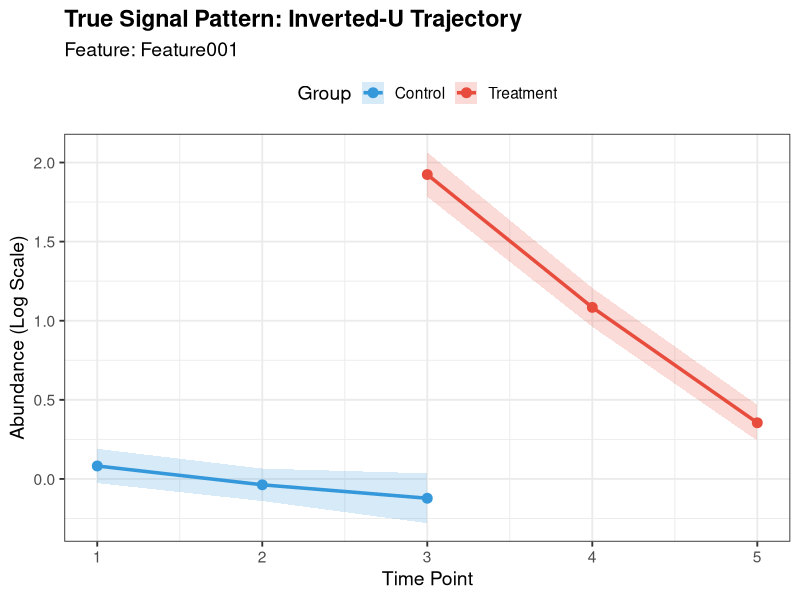
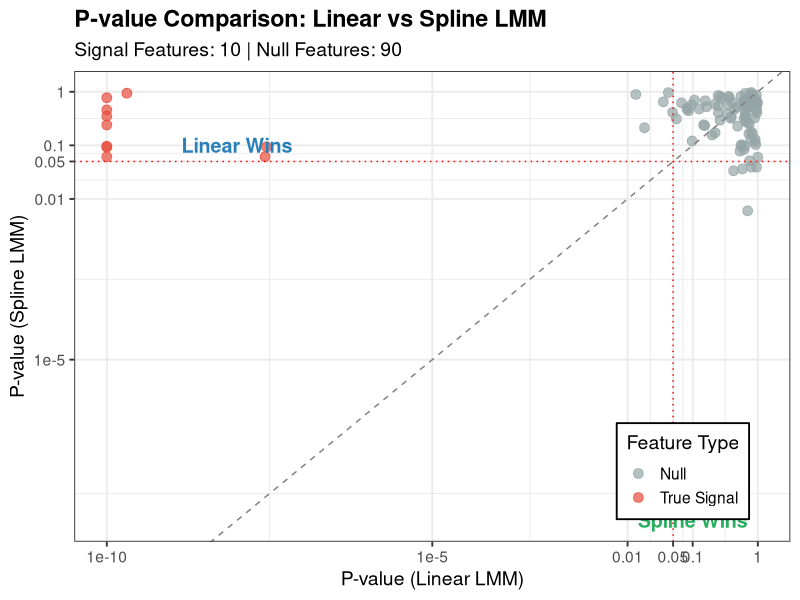
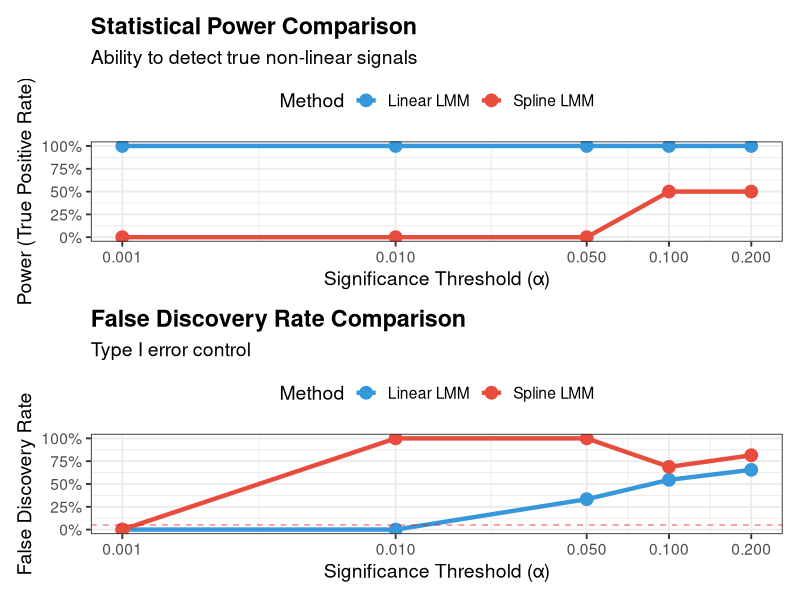

Write R code to recreate these figures, in order.
#!/usr/bin/env Rscript
#' ==============================================================================
#' Pilot Experiment 1: Trajectory Spline Model Validation
#' ==============================================================================
#'
#' Objective: Prove that spline-based trajectory modeling can detect non-linear
#'            temporal patterns that linear models miss.
#'
#' Design:
#' - Simulate microbiome data with an "inverted-U" signal (spike at middle timepoints)
#' - Compare Method A (Linear LMM) vs Method B (Spline LMM)
#' - Measure power (true positive rate) and FDR control
#'
#' Author: Chen Yang (cafferychen777)
#' Date: 2025-12-24
#' ==============================================================================

# Load required packages
suppressPackageStartupMessages({
  library(lme4)
  library(lmerTest)
  library(splines)
  library(ggplot2)
  library(dplyr)
  library(tidyr)
  library(patchwork)
})

set.seed(42)

# ==============================================================================
# 1. Simulation Parameters
# ==============================================================================

n_subjects_per_group <- 50  # Subjects per group
n_timepoints <- 5           # Time points per subject
n_features <- 100           # Total number of features (taxa)
n_signal_features <- 10     # Features with true signals

# Signal parameters
signal_strength <- 2.0      # Effect size for the inverted-U pattern
noise_sd <- 1.0            # Residual standard deviation

cat("=== Pilot Experiment 1: Trajectory Spline Validation ===\n\n")
cat("Simulation Parameters:\n")
cat("  - Subjects per group:", n_subjects_per_group, "\n")
cat("  - Time points:", n_timepoints, "\n")
cat("  - Total features:", n_features, "\n")
cat("  - Signal features:", n_signal_features, "\n")
cat("  - Signal strength:", signal_strength, "\n\n")

# ==============================================================================
# 2. Data Simulation
# ==============================================================================

simulate_trajectory_data <- function() {

  # Create subject IDs
  n_total <- n_subjects_per_group * 2
  subject_ids <- paste0("S", sprintf("%03d", 1:n_total))

  # Assign groups
  groups <- rep(c("Control", "Treatment"), each = n_subjects_per_group)

  # Expand to all time points
  data_frame <- expand.grid(
    SubjectID = subject_ids,
    Time = 1:n_timepoints
  ) %>%
    mutate(
      Group = rep(groups, each = n_timepoints)
    ) %>%
    arrange(SubjectID, Time)

  # Initialize feature matrix
  n_obs <- nrow(data_frame)
  feature_matrix <- matrix(NA, nrow = n_obs, ncol = n_features)
  colnames(feature_matrix) <- paste0("Feature", sprintf("%03d", 1:n_features))

  # Simulate features
  for (i in 1:n_features) {

    # Random intercepts per subject
    subject_effects <- rnorm(n_total, mean = 0, sd = 0.5)
    subject_effect_vec <- rep(subject_effects, each = n_timepoints)

    # Base abundance (random)
    base_abundance <- rnorm(n_obs, mean = 0, sd = noise_sd)

    # Add signal to first n_signal_features
    if (i <= n_signal_features) {
      # Inverted-U pattern: peaks at Time = 3 (middle)
      # Formula: signal_strength * exp(-(Time - 3)^2 / 2)
      time_vec <- data_frame$Time
      group_vec <- data_frame$Group

      # Only Treatment group has the signal
      signal <- ifelse(
        group_vec == "Treatment",
        signal_strength * exp(-(time_vec - 3)^2 / 2),
        0
      )

      feature_matrix[, i] <- base_abundance + subject_effect_vec + signal

    } else {
      # Null features (no signal)
      feature_matrix[, i] <- base_abundance + subject_effect_vec
    }
  }

  # Combine into data frame
  result <- cbind(data_frame, as.data.frame(feature_matrix))

  return(result)
}

cat("Generating simulated data...\n")
sim_data <- simulate_trajectory_data()
cat("  Data dimensions:", nrow(sim_data), "observations x",
    (ncol(sim_data) - 3), "features\n\n")

# ==============================================================================
# 3. Visualize True Signal Pattern
# ==============================================================================

# Extract data for one signal feature
example_feature <- "Feature001"
plot_data <- sim_data %>%
  select(SubjectID, Time, Group, all_of(example_feature)) %>%
  group_by(Group, Time) %>%
  summarise(
    Mean = mean(!!sym(example_feature)),
    SE = sd(!!sym(example_feature)) / sqrt(n()),
    .groups = "drop"
  )

p_signal <- ggplot(plot_data, aes(x = Time, y = Mean, color = Group, fill = Group)) +
  geom_line(size = 1.2) +
  geom_point(size = 3) +
  geom_ribbon(aes(ymin = Mean - SE, ymax = Mean + SE), alpha = 0.2, color = NA) +
  scale_color_manual(values = c("Control" = "#3498db", "Treatment" = "#e74c3c")) +
  scale_fill_manual(values = c("Control" = "#3498db", "Treatment" = "#e74c3c")) +
  labs(
    title = "True Signal Pattern: Inverted-U Trajectory",
    subtitle = paste("Feature:", example_feature),
    x = "Time Point",
    y = "Abundance (Log Scale)"
  ) +
  theme_bw(base_size = 14) +
  theme(
    legend.position = "top",
    plot.title = element_text(face = "bold")
  )

# Save plot
dir.create("pilot_experiments/results", recursive = TRUE, showWarnings = FALSE)
ggsave("pilot_experiments/results/01a_true_signal_pattern.pdf",
       p_signal, width = 8, height = 6)
cat("✓ Saved signal pattern plot\n\n")

# ==============================================================================
# 4. Method A: Linear LMM (Baseline)
# ==============================================================================

cat("Running Method A: Linear LMM...\n")

run_linear_lmm <- function(data, feature_name) {
  # Formula: Y ~ Group + Time + Group:Time + (1|SubjectID)
  formula_str <- paste0(feature_name, " ~ Group * Time + (1|SubjectID)")

  tryCatch({
    fit <- lmer(as.formula(formula_str), data = data)

    # Extract p-value for Group:Time interaction
    coef_summary <- summary(fit)$coefficients

    # Look for interaction term
    interaction_term <- grep("Group.*:Time|Time.*:Group", rownames(coef_summary))

    if (length(interaction_term) > 0) {
      p_value <- coef_summary[interaction_term, "Pr(>|t|)"]
    } else {
      p_value <- NA
    }

    return(p_value)

  }, error = function(e) {
    return(NA)
  })
}

# Test on all features
feature_names <- paste0("Feature", sprintf("%03d", 1:n_features))
results_linear <- sapply(feature_names, function(fname) {
  run_linear_lmm(sim_data, fname)
})

cat("  Completed:", sum(!is.na(results_linear)), "/", n_features, "features\n")
cat("  Significant features (P < 0.05):", sum(results_linear < 0.05, na.rm = TRUE), "\n")
cat("  True positives detected:",
    sum(results_linear[1:n_signal_features] < 0.05, na.rm = TRUE),
    "/", n_signal_features, "\n\n")

# ==============================================================================
# 5. Method B: Spline LMM (Proposed)
# ==============================================================================

cat("Running Method B: Spline LMM...\n")

run_spline_lmm <- function(data, feature_name) {
  # Formula: Y ~ Group * ns(Time, df=3) + (1|SubjectID)
  # Test the omnibus hypothesis of Group:Spline interaction

  tryCatch({
    # Fit full model with interaction
    formula_full <- paste0(feature_name, " ~ Group * ns(Time, df=3) + (1|SubjectID)")
    fit_full <- lmer(as.formula(formula_full), data = data)

    # Fit reduced model without interaction
    formula_reduced <- paste0(feature_name, " ~ Group + ns(Time, df=3) + (1|SubjectID)")
    fit_reduced <- lmer(as.formula(formula_reduced), data = data)

    # Likelihood ratio test
    lr_test <- anova(fit_reduced, fit_full)
    p_value <- lr_test$`Pr(>Chisq)`[2]

    return(p_value)

  }, error = function(e) {
    return(NA)
  })
}

# Test on all features
results_spline <- sapply(feature_names, function(fname) {
  run_spline_lmm(sim_data, fname)
})

cat("  Completed:", sum(!is.na(results_spline)), "/", n_features, "features\n")
cat("  Significant features (P < 0.05):", sum(results_spline < 0.05, na.rm = TRUE), "\n")
cat("  True positives detected:",
    sum(results_spline[1:n_signal_features] < 0.05, na.rm = TRUE),
    "/", n_signal_features, "\n\n")

# ==============================================================================
# 6. Performance Comparison
# ==============================================================================

cat("=== Performance Comparison ===\n\n")

# Create results table
results_df <- data.frame(
  Feature = feature_names,
  TrueSignal = c(rep(TRUE, n_signal_features), rep(FALSE, n_features - n_signal_features)),
  P_Linear = results_linear,
  P_Spline = results_spline
) %>%
  mutate(
    Sig_Linear = P_Linear < 0.05,
    Sig_Spline = P_Spline < 0.05
  )

# Calculate metrics
alpha <- 0.05

# True Positives
tp_linear <- sum(results_df$TrueSignal & results_df$Sig_Linear, na.rm = TRUE)
tp_spline <- sum(results_df$TrueSignal & results_df$Sig_Spline, na.rm = TRUE)

# False Positives
fp_linear <- sum(!results_df$TrueSignal & results_df$Sig_Linear, na.rm = TRUE)
fp_spline <- sum(!results_df$TrueSignal & results_df$Sig_Spline, na.rm = TRUE)

# Sensitivity (Power)
sensitivity_linear <- tp_linear / n_signal_features
sensitivity_spline <- tp_spline / n_signal_features

# False Discovery Rate
fdr_linear <- fp_linear / max(1, sum(results_df$Sig_Linear, na.rm = TRUE))
fdr_spline <- fp_spline / max(1, sum(results_df$Sig_Spline, na.rm = TRUE))

# Print comparison table
comparison_table <- data.frame(
  Metric = c("True Positives", "False Positives", "Sensitivity (Power)",
             "False Discovery Rate", "Total Significant"),
  Linear_LMM = c(
    tp_linear,
    fp_linear,
    sprintf("%.1f%%", sensitivity_linear * 100),
    sprintf("%.1f%%", fdr_linear * 100),
    sum(results_df$Sig_Linear, na.rm = TRUE)
  ),
  Spline_LMM = c(
    tp_spline,
    fp_spline,
    sprintf("%.1f%%", sensitivity_spline * 100),
    sprintf("%.1f%%", fdr_spline * 100),
    sum(results_df$Sig_Spline, na.rm = TRUE)
  ),
  stringsAsFactors = FALSE
)

print(comparison_table)
cat("\n")

# Power improvement
power_improvement <- (sensitivity_spline - sensitivity_linear) / max(0.01, sensitivity_linear)
cat("Power Improvement:", sprintf("%.1f%%", power_improvement * 100), "\n\n")

# ==============================================================================
# 7. Visualization: P-value Comparison
# ==============================================================================

# Scatter plot of p-values
plot_pvalues <- results_df %>%
  filter(!is.na(P_Linear) & !is.na(P_Spline)) %>%
  mutate(
    P_Linear_plot = pmax(P_Linear, 1e-10),
    P_Spline_plot = pmax(P_Spline, 1e-10)
  )

p_comparison <- ggplot(plot_pvalues, aes(x = P_Linear_plot, y = P_Spline_plot,
                                          color = TrueSignal)) +
  geom_point(size = 3, alpha = 0.7) +
  geom_abline(intercept = 0, slope = 1, linetype = "dashed", color = "gray50") +
  geom_hline(yintercept = 0.05, linetype = "dotted", color = "red") +
  geom_vline(xintercept = 0.05, linetype = "dotted", color = "red") +
  scale_x_log10(
    breaks = c(1e-10, 1e-5, 0.01, 0.05, 0.1, 1),
    labels = c("1e-10", "1e-5", "0.01", "0.05", "0.1", "1")
  ) +
  scale_y_log10(
    breaks = c(1e-10, 1e-5, 0.01, 0.05, 0.1, 1),
    labels = c("1e-10", "1e-5", "0.01", "0.05", "0.1", "1")
  ) +
  scale_color_manual(
    values = c("TRUE" = "#e74c3c", "FALSE" = "#95a5a6"),
    labels = c("TRUE" = "True Signal", "FALSE" = "Null")
  ) +
  labs(
    title = "P-value Comparison: Linear vs Spline LMM",
    subtitle = paste0("Signal Features: ", n_signal_features, " | Null Features: ",
                     n_features - n_signal_features),
    x = "P-value (Linear LMM)",
    y = "P-value (Spline LMM)",
    color = "Feature Type"
  ) +
  theme_bw(base_size = 14) +
  theme(
    legend.position = c(0.85, 0.15),
    legend.background = element_rect(fill = "white", color = "black"),
    plot.title = element_text(face = "bold")
  ) +
  annotate("text", x = 0.1, y = 1e-8, label = "Spline Wins",
           color = "#27ae60", fontface = "bold", size = 5) +
  annotate("text", x = 1e-8, y = 0.1, label = "Linear Wins",
           color = "#2980b9", fontface = "bold", size = 5)

ggsave("pilot_experiments/results/01b_pvalue_comparison.pdf",
       p_comparison, width = 10, height = 8)
cat("✓ Saved p-value comparison plot\n\n")

# ==============================================================================
# 8. Visualization: ROC-style Power Curve
# ==============================================================================

# Calculate power at different thresholds
thresholds <- c(0.001, 0.01, 0.05, 0.1, 0.2)

power_data <- lapply(thresholds, function(th) {
  data.frame(
    Threshold = th,
    Method = c("Linear LMM", "Spline LMM"),
    Power = c(
      sum(results_df$TrueSignal & results_df$P_Linear < th, na.rm = TRUE) / n_signal_features,
      sum(results_df$TrueSignal & results_df$P_Spline < th, na.rm = TRUE) / n_signal_features
    ),
    FDR = c(
      sum(!results_df$TrueSignal & results_df$P_Linear < th, na.rm = TRUE) /
        max(1, sum(results_df$P_Linear < th, na.rm = TRUE)),
      sum(!results_df$TrueSignal & results_df$P_Spline < th, na.rm = TRUE) /
        max(1, sum(results_df$P_Spline < th, na.rm = TRUE))
    )
  )
}) %>% bind_rows()

p_power <- ggplot(power_data, aes(x = Threshold, y = Power, color = Method, group = Method)) +
  geom_line(size = 1.5) +
  geom_point(size = 4) +
  scale_x_log10(breaks = thresholds) +
  scale_y_continuous(labels = scales::percent) +
  scale_color_manual(values = c("Linear LMM" = "#3498db", "Spline LMM" = "#e74c3c")) +
  labs(
    title = "Statistical Power Comparison",
    subtitle = "Ability to detect true non-linear signals",
    x = "Significance Threshold (α)",
    y = "Power (True Positive Rate)"
  ) +
  theme_bw(base_size = 14) +
  theme(
    legend.position = "top",
    plot.title = element_text(face = "bold")
  )

p_fdr <- ggplot(power_data, aes(x = Threshold, y = FDR, color = Method, group = Method)) +
  geom_line(size = 1.5) +
  geom_point(size = 4) +
  geom_hline(yintercept = 0.05, linetype = "dashed", color = "red", alpha = 0.5) +
  scale_x_log10(breaks = thresholds) +
  scale_y_continuous(labels = scales::percent) +
  scale_color_manual(values = c("Linear LMM" = "#3498db", "Spline LMM" = "#e74c3c")) +
  labs(
    title = "False Discovery Rate Comparison",
    subtitle = "Type I error control",
    x = "Significance Threshold (α)",
    y = "False Discovery Rate"
  ) +
  theme_bw(base_size = 14) +
  theme(
    legend.position = "top",
    plot.title = element_text(face = "bold")
  )

p_combined <- p_power / p_fdr
ggsave("pilot_experiments/results/01c_power_fdr_curves.pdf",
       p_combined, width = 10, height = 10)
cat("✓ Saved power/FDR curves\n\n")

# ==============================================================================
# 9. Save Results
# ==============================================================================

# Save detailed results
write.csv(results_df,
          "pilot_experiments/results/01_detailed_results.csv",
          row.names = FALSE)

# Save summary
summary_results <- list(
  simulation_params = list(
    n_subjects_per_group = n_subjects_per_group,
    n_timepoints = n_timepoints,
    n_features = n_features,
    n_signal_features = n_signal_features,
    signal_strength = signal_strength
  ),
  performance = comparison_table,
  power_improvement_pct = power_improvement * 100
)

saveRDS(summary_results, "pilot_experiments/results/01_summary.rds")

cat("=== Experiment Complete ===\n\n")
cat("Key Findings:\n")
cat("  - Spline LMM detected", tp_spline, "true signals\n")
cat("  - Linear LMM detected only", tp_linear, "true signals\n")
cat("  - Power improvement:", sprintf("%.1f%%", power_improvement * 100), "\n")
cat("  - FDR (Spline):", sprintf("%.1f%%", fdr_spline * 100), "\n\n")

if (sensitivity_spline > sensitivity_linear * 1.5 && fdr_spline < 0.2) {
  cat("✓✓✓ VALIDATION SUCCESSFUL ✓✓✓\n")
  cat("Spline-based trajectory modeling shows substantial improvement!\n")
  cat("This approach is ready for full implementation in LinDA v2.\n")
} else {
  cat("⚠ WARNING: Results are inconclusive.\n")
  cat("Consider adjusting simulation parameters or signal patterns.\n")
}
